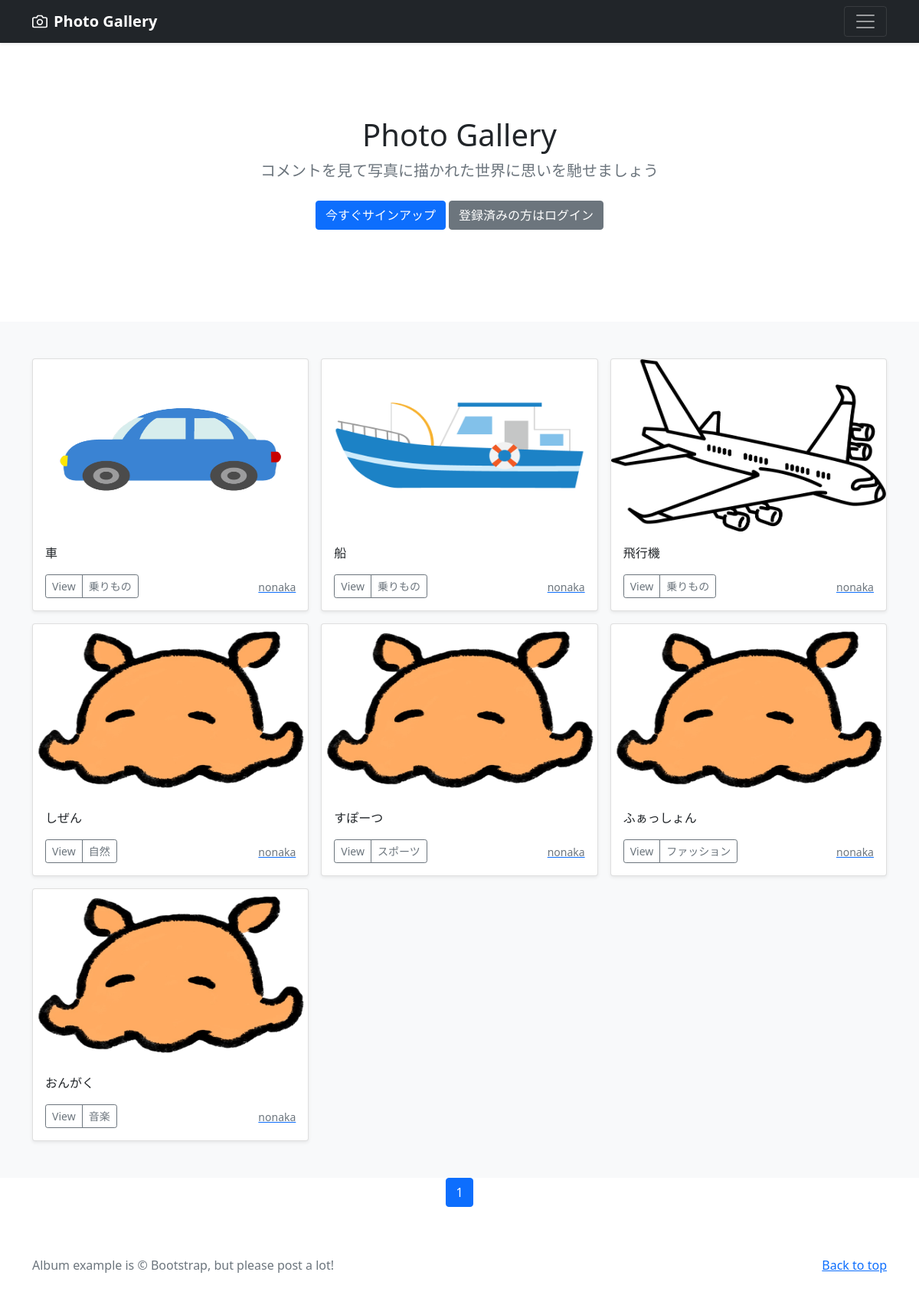
The page / on the database its author committed.
### photo/models.py (models this page shows, shortened)
class PhotoPost(models.Model):
    user = models.ForeignKey(
        CustomUser,
        verbose_name='ユーザー',
        on_delete=models.CASCADE
    )
    category = models.ForeignKey(
        Category,
        verbose_name='カテゴリ',
        on_delete=models.PROTECT
    )
    title = models.CharField(
        verbose_name='タイトル',
        max_length=200
    )
    comment = models.TextField(
        verbose_name='コメント'
    )
    image1 = models.ImageField(
        verbose_name='イメージ1',
        upload_to= 'photos',
    )
    image2 = models.ImageField(
        verbose_name= 'イメージ2',
        upload_to='photos',
        blank=True,
        null=True
    )
    posted_at = models.DateTimeField(
        verbose_name='投稿日時' ,
        auto_now_add=True
    )

class Category(models.Model):
    title = models.CharField(
        verbose_name='カテゴリ',
        max_length=20)

### accounts/models.py (models this page shows)
class CustomUser(AbstractUser):
    pass

### photo/views.py (the view)
# urls.py: path('',views.IndexView.as_view(), name='index'),
class IndexView(TemplateView):
    template_name = 'index.html'

### photo/templates/index.html (shortened to what this page needs)
{% extends 'base.html' %}
  {% block contents %}
  {% include "photos_title.html" %}
  {% include "photos_list.html" %}
  {% include "pagenation.html" %}
  {% endblock %}

### photo/templates/photos_list.html (shortened to what this page needs)
  <div class="album py-5 bg-light">
    <div class="container">
      <div class="row row-cols-1 row-cols-sm-2 row-cols-md-3 g-3">
        {% for record in object_list %}
        <div class="col">
          <div class="card shadow-sm">
            <img src="{{ record.image1.url }}"
            class="bd-placeholder-img card-img-top"
            width="100%" height="225"
            xmlns="http://www.w3.org/2000/svg"
            role="img" aria-label="Placeholder: Thumbnail" preserveAspectRatio="xMidYMid slice"
            focusable="false">
            <rect width="100%" height="100%" fill="#55595c"/>
            <div class="card-body">
              <p class="card-text">
                {{record.title}}
              </p>
              <div class="d-flex justify-content-between align-items-center">
                <div class="btn-group">
                  <button type="button" class="btn btn-sm btn-outline-secondary"onclick="location.href='{% url 'photo:photo_detail' record.pk %}'">View</button>
                  <button type="button" class="btn btn-sm btn-outline-secondary"onclick="location.href='{% url 'photo:photos_cat' category=record.category.id %}'">{{record.category.title}}</button>
                </div>
                  <a href="{% url 'photo:user_list' user=record.user.id %}">
                    <small class="text-muted">{{record.user.username}}</small>
                  </a>
              </div>
            </div>
          </div>
        </div>
        {% endfor %}
      </div>
    </div>
  </div>

### photo/templates/base.html (style rules this page uses)
.bd-placeholder-img { font-size: 1.125rem; text-anchor: middle; -webkit-user-select: none; -moz-user-select: none; user-select: none; }

### rows shown on the page
PhotoPost: image1 (picture), title "車", category "乗りもの", user.username "nonaka"
PhotoPost: image1 (picture), title "船", category "乗りもの", user.username "nonaka"
PhotoPost: image1 (picture), title "飛行機", category "乗りもの", user.username "nonaka"
PhotoPost: image1 (picture), title "しぜん", category "自然", user.username "nonaka"
PhotoPost: image1 (picture), title "すぽーつ", category "スポーツ", user.username "nonaka"
PhotoPost: image1 (picture), title "ふぁっしょん", category "ファッション", user.username "nonaka"
PhotoPost: image1 (picture), title "おんがく", category "音楽", user.username "nonaka"

### other values the page prints
{{ num }} "1"
